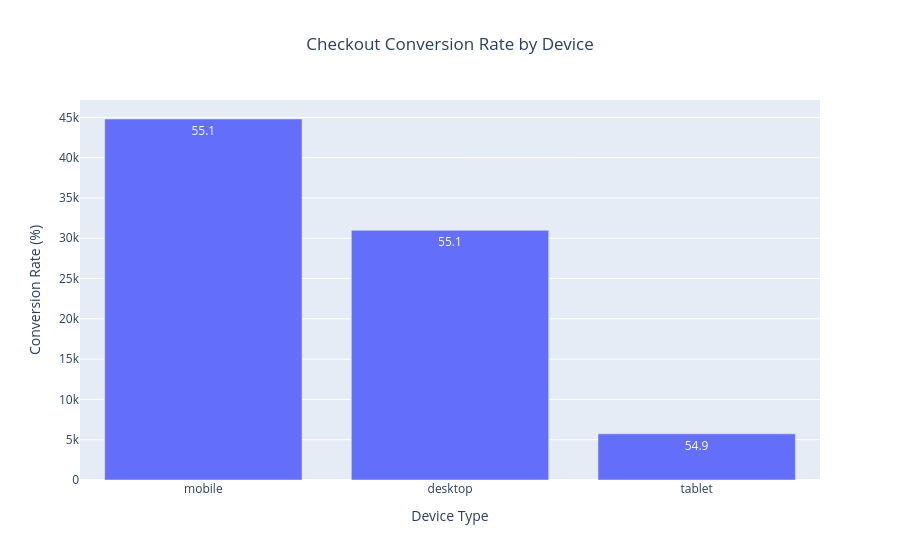

Notebook cell for this chart:
### Markdown cell above
#### Hypothese 1
(Device impact): Conversion from add_to_cart to checkout may differ across devices due to variations in user experience.

##### Analysis Approach
Conversion rates from add_to_cart to checkout were calculated for each device type.

### Code cell
import plotly.express as px
conversion_by_device = (
    df_funnel
    .groupby("device")
    .agg(
        total=("session_id", "nunique"),
        checkout=("status", lambda x: x.isin(["checkout_only", "purchase"]).sum())
    )
    .reset_index()
)
conversion_by_device["conversion_rate"] = (
    conversion_by_device["checkout"] / conversion_by_device["total"])*100

fig_by_device = px.bar(
    conversion_by_device.sort_values("total", ascending=False),
    x="device",
    y="total",
    text=conversion_by_device["conversion_rate"].round(1),
    title="Sessions by Device with Conversion Rate"
)
fig_by_device.update_layout(
    title={
        "text": "Checkout Conversion Rate by Device",
        "x": 0.5,
        "xanchor": "center"
    }
)
fig_by_device.update_layout(
    xaxis_title="Device Type",
    yaxis_title="Conversion Rate (%)"
)

fig_by_device.show()

### Figure 1 — Plotly figure (JSON) as saved in the notebook; plotly's stock layout.template omitted (floating-point values rounded to 4 significant figures)
{"data": [{"hovertemplate": "device=%{x}<br>total=%{y}<br>text=%{text}<extra></extra>", "legendgroup": "", "marker": {"color": "#636efa", "pattern": {"shape": ""}}, "name": "", "orientation": "v", "showlegend": false, "text": [55.1, 55.1, 54.9], "textposition": "auto", "type": "bar", "x": ["mobile", "desktop", "tablet"], "xaxis": "x", "y": [44800, 30990, 5728], "yaxis": "y"}], "layout": {"barmode": "relative", "legend": {"tracegroupgap": 0}, "title": {"text": "Checkout Conversion Rate by Device", "x": 0.5, "xanchor": "center"}, "xaxis": {"anchor": "y", "domain": [0, 1], "title": {"text": "Device Type"}}, "yaxis": {"anchor": "x", "domain": [0, 1], "title": {"text": "Conversion Rate (%)"}}}}
